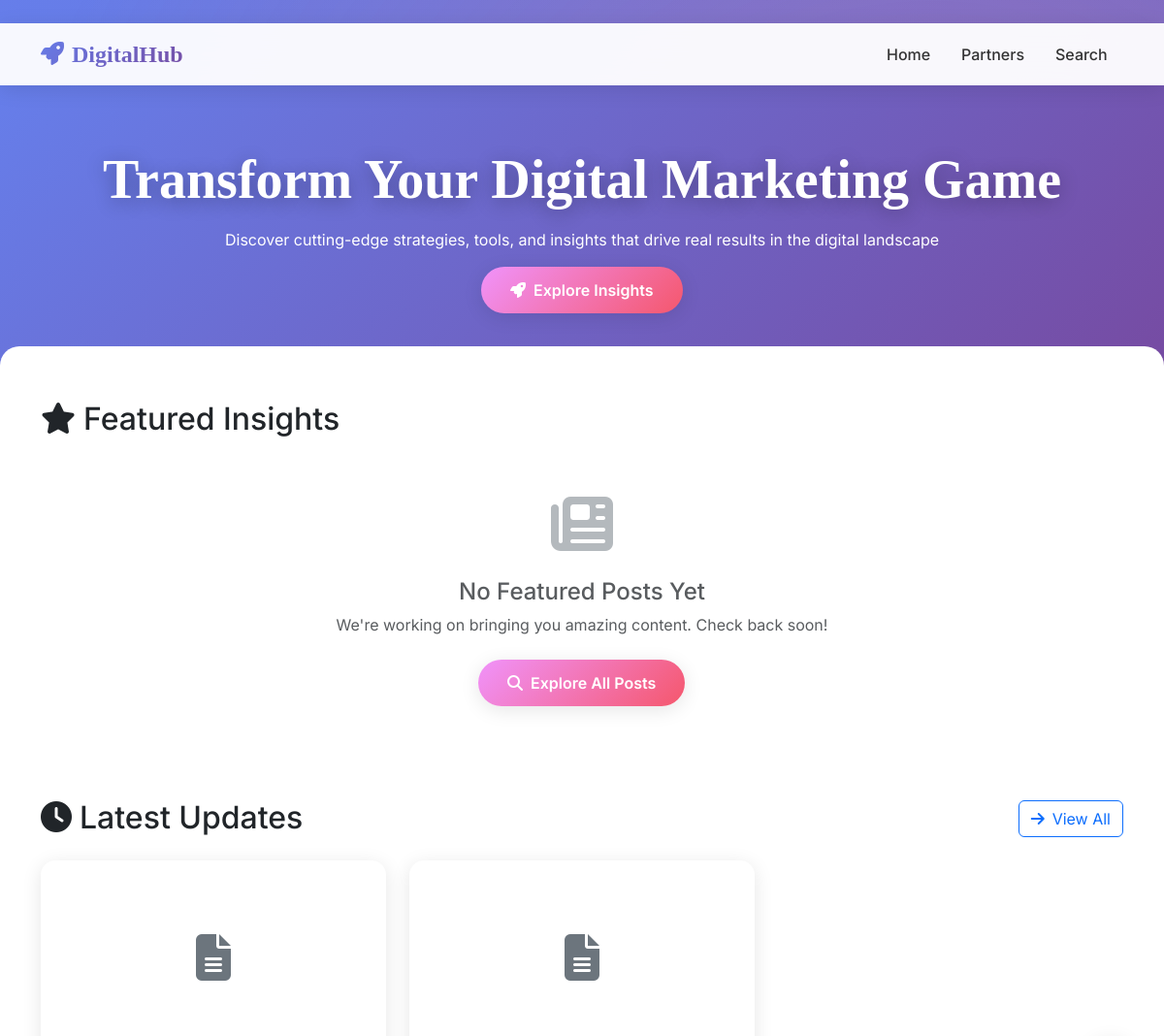
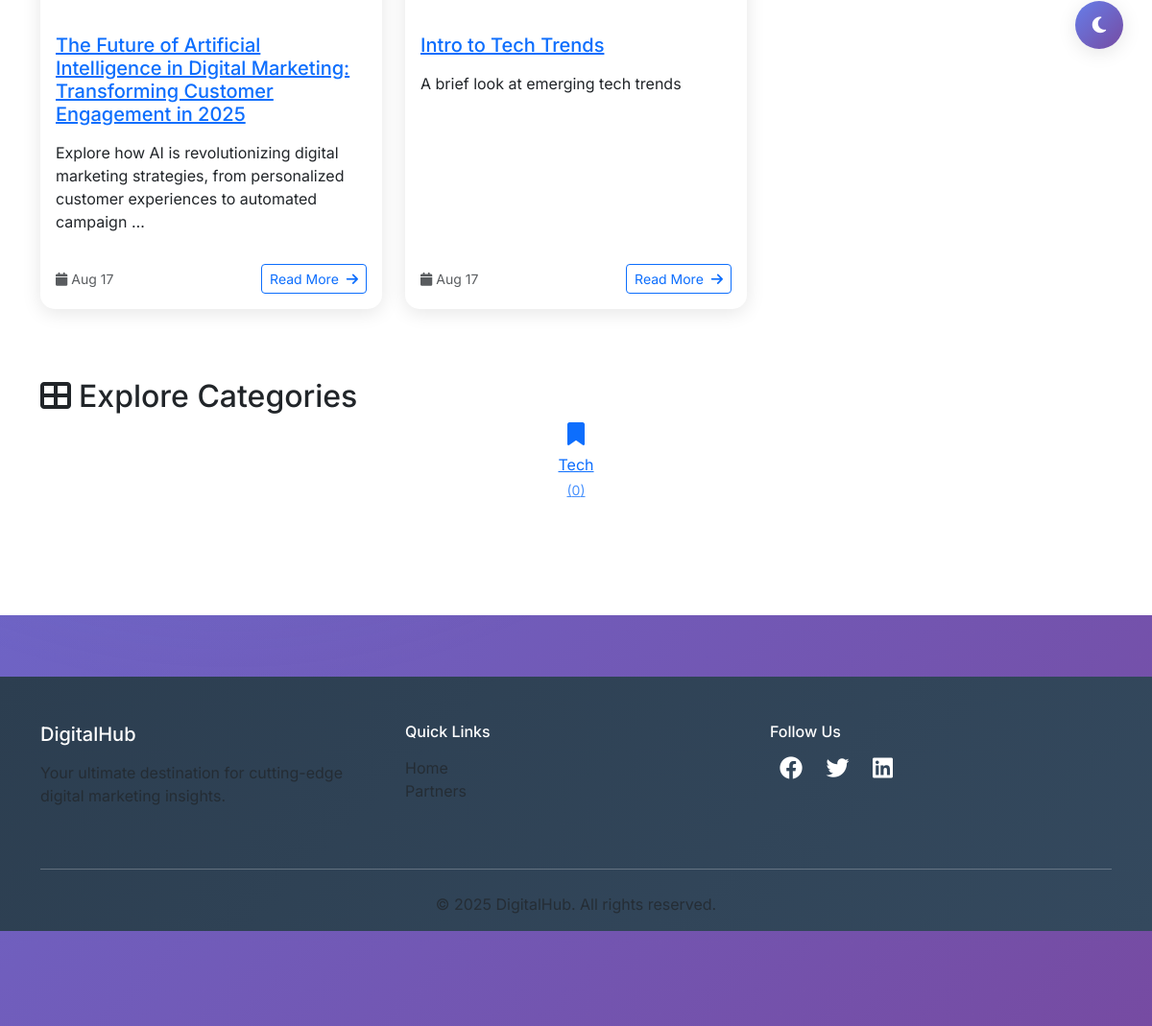
The page / on the database its author committed (2 pictures, top to bottom).
### blog/models.py (models this page shows, shortened)
class Post(models.Model):
    STATUS_CHOICES = [
        ('draft', 'Draft'),
        ('published', 'Published'),
        ('archived', 'Archived'),
    ]
    title = models.CharField(max_length=200)
    slug = models.SlugField(max_length=200, unique=True, blank=True)
    excerpt = models.TextField(max_length=300, blank=True, help_text="Brief description of the post")
    content = models.TextField()
    featured_image = models.ImageField(upload_to='posts/', blank=True, null=True)
    category = models.ForeignKey(Category, on_delete=models.CASCADE, related_name='posts')
    tags = models.ManyToManyField(Tag, blank=True, related_name='posts')
    author = models.ForeignKey(User, on_delete=models.CASCADE, related_name='posts')
    status = models.CharField(max_length=20, choices=STATUS_CHOICES, default='draft')
    is_featured = models.BooleanField(default=False)
    views = models.PositiveIntegerField(default=0)  # Added field
    meta_description = models.CharField(max_length=160, blank=True)
    meta_keywords = models.CharField(max_length=200, blank=True)
    created_at = models.DateTimeField(auto_now_add=True)
    updated_at = models.DateTimeField(auto_now=True)
    published_at = models.DateTimeField(blank=True, null=True)
    class Meta:
        ordering = ['-created_at']
        indexes = [
            models.Index(fields=['-created_at']),
            models.Index(fields=['status']),
            models.Index(fields=['category', 'status']),
            models.Index(fields=['is_featured']),
            models.Index(fields=['views']),  # Add index for views
        ]
    def get_absolute_url(self):
        return reverse('blog:post_detail', kwargs={
            'category_slug': self.category.slug,
            'slug': self.slug
        })

class Category(models.Model):
    name = models.CharField(max_length=100, unique=True)
    slug = models.SlugField(max_length=100, unique=True, blank=True)
    description = models.TextField(blank=True, null=True)
    icon = models.CharField(max_length=50, blank=True, help_text="FontAwesome icon name (without 'fa-')")
    total_views = models.PositiveIntegerField(default=0)
    created_at = models.DateTimeField(auto_now_add=True)
    updated_at = models.DateTimeField(auto_now=True)
    class Meta:
        verbose_name_plural = "Categories"
        ordering = ['name']

### blog/views.py (the view)
# urls.py: path('', views.home, name='home'),
def home(request):
    try:
        context = {
            'featured_posts': get_featured_news(),
            'latest_posts': Post.objects.filter(status='published').select_related('author', 'category').order_by('-published_at')[:6],
            'categories': Category.objects.all()[:6],
        }
        return render(request, 'blog/home.html', context)
    except Exception as e:
        logger.error(f"Error in home view: {str(e)}", exc_info=True)
        context = {
            'featured_posts': [],
            'latest_posts': [],
            'categories': [],
            'error_message': 'Unable to load content at this time.'
        }
        return render(request, 'blog/home.html', context)

### blog/views.py (called while the page is built, shortened)
def get_featured_news():
    api_key = os.getenv("NEWS_API_KEY")
    if not api_key:
        logger.error("Missing NEWS_API_KEY in environment variables")
        return []

### templates/blog/home.html (shortened to what this page needs)
﻿{% extends 'base.html' %}
{% load static %}
{% block meta %}
    <link rel="stylesheet" href="{% static 'fonts/flaticon/flaticon.css' %}">
{% endblock %}
{% block hero %}
<section class="hero-section">
    <div class="container">
        <div class="hero-content" data-aos="fade-up" data-aos-delay="100">
            <h1 class="hero-title">Transform Your Digital Marketing Game</h1>
            <p class="hero-subtitle">Discover cutting-edge strategies, tools, and insights that drive real results in the digital landscape</p>
            <a href="#featured-posts" class="btn-gradient">
                <i class="fas fa-rocket me-2"></i>Explore Insights
            </a>
        </div>
    </div>
</section>
{% endblock %}
{% block content %}
<section id="featured-posts" class="mb-5" data-aos="fade-up">
    <h2 class="section-title">
        <i class="fas fa-star me-2"></i>Featured Insights
    </h2>
    <div class="row">
        {% for post in featured_posts %}
            <div class="col-lg-4 col-md-6 mb-4" data-aos="fade-up">
                <article class="card h-100">
                    {% if post.image %}
                        <img src="{{ post.image }}" class="card-img-top" alt="{{ post.title }}">
                    {% else %}
                        <div class="card-img-top d-flex align-items-center justify-content-center"
                             style="height: 200px; background: var(--light-gradient);">
                            <i class="fas fa-image" style="font-size: 3rem; color: var(--text-muted);"></i>
                        </div>
                    {% endif %}
                    <div class="card-body d-flex flex-column">
                        <h5 class="card-title mb-3">
                            <a href="{{ post.url }}" target="_blank">{{ post.title }}</a>
                        </h5>
                        <p class="card-text flex-grow-1">{{ post.description|default:"No description available."|truncatewords:20 }}</p>
                        <div class="mt-auto pt-3">
                            <small class="text-muted">
                                Source: {{ post.source|default:"Unknown" }}
                            </small>
                        </div>
                    </div>
                </article>
            </div>
        {% empty %}
            <div class="col-12 text-center" data-aos="fade-up">
                <div class="empty-state py-5">
                    <div class="mb-4">
                        <i class="fas fa-newspaper" style="font-size: 4rem; color: var(--text-muted); opacity: 0.5;"></i>
                    </div>
                    <h4 class="text-muted">No Featured Posts Yet</h4>
                    <p class="text-muted mb-4">We're working on bringing you amazing content. Check back soon!</p>
                    <a href="{% url 'blog:search' %}" class="btn-gradient">
                        <i class="fas fa-search me-2"></i>Explore All Posts
                    </a>
                </div>
            </div>
        {% endfor %}
    </div>
</section>
<section class="mb-5" data-aos="fade-up">
    <div class="d-flex justify-content-between align-items-center mb-4">
        <h2 class="section-title mb-0">
            <i class="fas fa-clock me-2"></i>Latest Updates
        </h2>
        <a href="{% url 'blog:search' %}" class="btn btn-outline-primary">
            <i class="fas fa-arrow-right me-2"></i>View All
        </a>
    </div>
    <div class="row">
        {% for post in latest_posts %}
            <div class="col-lg-4 col-md-6 mb-4" data-aos="fade-up">
                <article class="card h-100">
                    {% if post.featured_image %}
                        <div class="position-relative overflow-hidden">
                            <img src="{{ post.featured_image.url }}" class="card-img-top" alt="{{ post.title }}">
                            <div class="position-absolute top-0 start-0 p-3">
                                <span class="badge bg-success">
                                    <i class="fas fa-bolt me-1"></i>New
                                </span>
                            </div>
                        </div>
                    {% else %}
                        <div class="card-img-top d-flex align-items-center justify-content-center"
                             style="height: 200px; background: var(--light-gradient);">
                            <i class="fas fa-file-alt" style="font-size: 3rem; color: var(--text-muted);"></i>
                        </div>
                    {% endif %}
                    <div class="card-body d-flex flex-column">
                        <h5 class="card-title mb-3">
                            <a href="{{ post.get_absolute_url }}">{{ post.title }}</a>
                        </h5>
                        <p class="card-text flex-grow-1">{{ post.excerpt|truncatewords:15 }}</p>
                        <div class="mt-auto pt-3">
                            <div class="d-flex align-items-center justify-content-between">
                                <small class="text-muted">
                                    <i class="fas fa-calendar me-1"></i>{{ post.created_at|date:"M d" }}
                                </small>
                                <a href="{{ post.get_absolute_url }}" class="btn btn-sm btn-outline-primary">
                                    Read More <i class="fas fa-arrow-right ms-1"></i>
                                </a>
                            </div>
                        </div>
                    </div>
                </article>
            </div>
        {% endfor %}
    </div>
</section>
<section class="mb-5" data-aos="fade-up">
    <h2 class="section-title">
        <i class="fas fa-th-large me-2"></i>Explore Categories
    </h2>
    <div class="row justify-content-center">
        {% for category in categories %}
            <div class="col-lg-2 col-md-3 col-sm-4 col-6 mb-3">
                <div class="text-center">
                    <a href="{% url 'blog:category_posts' category.slug %}" class="category-btn d-block">
                        <div class="mb-2">
                            <i class="fas fa-{{ category.icon|default:'bookmark' }}" style="font-size: 1.5rem;"></i>
                        </div>
                        {{ category.name }}
                        <div class="mt-1">
                            <small class="opacity-75">({{ category.post_count|default:0 }})</small>
                        </div>
                    </a>
                </div>
            </div>
        {% endfor %}
    </div>
</section>
{% endblock %}

### static/css/styles.css (style rules this page uses)
body { font-family: Arial, sans-serif; }
.card-img-top { max-height: 200px; object-fit: cover; }

### templates/base.html (style rules this page uses)
:root { --primary-gradient: linear-gradient(135deg, #667eea 0%, #764ba2 100%); --secondary-gradient: linear-gradient(135deg, #f093fb 0%, #f5576c 100%); --primary-color: #667eea; --text-color: #333; --text-muted: #6c757d; --shadow-light: 0 4px 20px rgba(0, 0, 0, 0.1); }
* { margin: 0; padding: 0; box-sizing: border-box; }
body { font-family: system-ui, -apple-system, 'Segoe UI', sans-serif; line-height: 1.6; color: var(--text-color); background: #f8fafc; }
.hero-section { background: var(--primary-gradient); color: white; padding: 4rem 0; text-align: center; }
body { font-family: 'Inter', -apple-system, BlinkMacSystemFont, 'Segoe UI', sans-serif; background: linear-gradient(135deg, #667eea 0%, #764ba2 25%, #f093fb 50%, #f5576c 75%, #4facfe 100%); background-size: 400% 400%; animation: gradientShift 15s ease infinite; min-height: 100vh; position: relative; }
body::before { content: ''; position: fixed; top: 0; left: 0; width: 100%; height: 100%; background: radial-gradient(circle at 20% 50%, rgba(120, 119, 198, 0.3) 0%, transparent 50%), radial-gradient(circle at 80% 20%, rgba(255, 118, 117, 0.3) 0%, transparent 50%); pointer-events: none; z-index: -1; }
.hero-title { font-family: 'Playfair Display', serif; font-size: clamp(2rem, 5vw, 3.5rem); font-weight: 700; margin-bottom: 1rem; text-shadow: 0 4px 20px rgba(0, 0, 0, 0.3); }
.btn-gradient { background: var(--secondary-gradient); border: none; color: white; padding: 12px 30px; border-radius: 50px; font-weight: 600; text-decoration: none; display: inline-block; transition: all 0.2s ease; box-shadow: var(--shadow-light); will-change: transform, box-shadow; }
.card { border: none; border-radius: 15px; overflow: hidden; transition: transform 0.2s ease, box-shadow 0.2s ease; box-shadow: var(--shadow-light); background: white; will-change: transform; }
.card-img-top { height: 200px; object-fit: cover; transition: transform 0.2s ease; will-change: transform; }
* { -webkit-font-smoothing: antialiased; -moz-osx-font-smoothing: grayscale; }
.navbar, .card, .btn-gradient, .dark-mode-toggle, .scroll-to-top { transform: translateZ(0); backface-visibility: hidden; }

### rows shown on the page
Post: title "The Future of Artificial Intelligence in Digital Marketing: Transforming Customer Engagement in 2025", excerpt "Explore how AI is revolutionizing digital marketing strategies, from personalized customer experiences to automated campaign …", created_at "Aug 17"
Post: title "Intro to Tech Trends", excerpt "A brief look at emerging tech trends", created_at "Aug 17"
Category: name "Tech", post_count "0"
